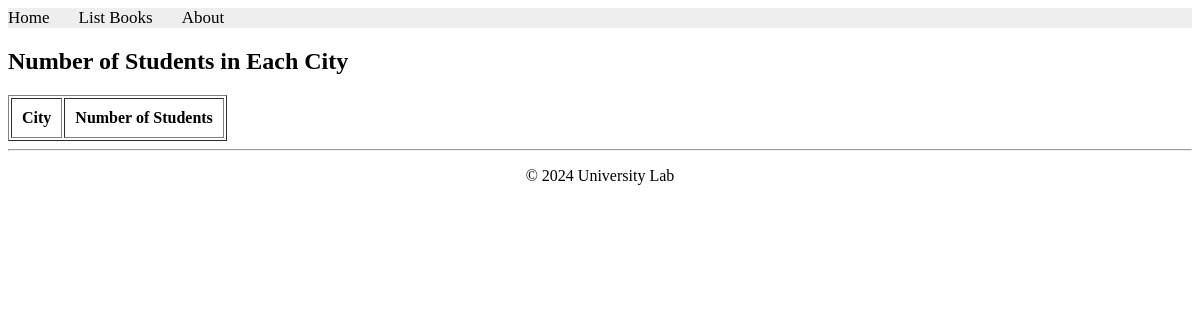
The app's page /books/lab8/task7/, older data.
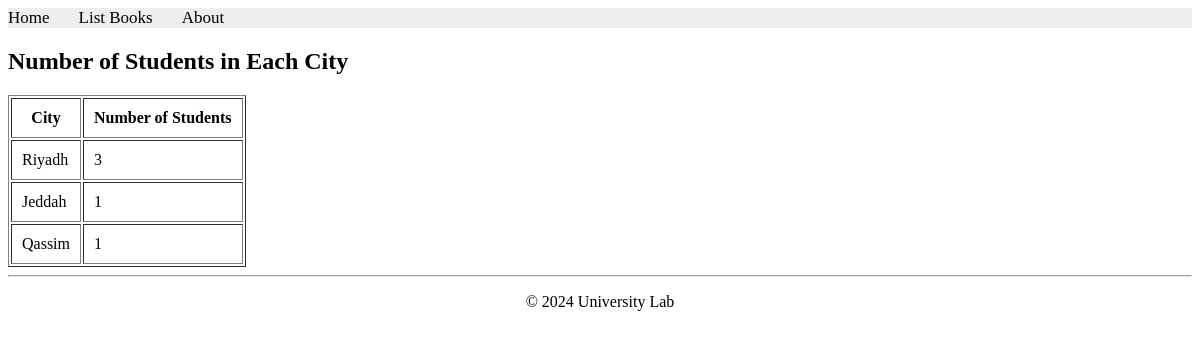
The same page, newer data.
### apps/bookmodule/models.py (models this page shows)
class Address(models.Model):
    city = models.CharField(max_length=100)

### apps/bookmodule/views.py (the view)
# urls.py: path('lab8/task7/', views.lab8_task7, name="lab8_task7"),
def lab8_task7(request):
    from django.db.models import Count
    cities = Address.objects.annotate(student_count=Count('student'))
    return render(request, 'bookmodule/task7.html', {'cities': cities})

### apps/templates/bookmodule/task7.html (shortened to what this page needs)
{% extends "layouts/base.html" %}
{% block content %}
<h2>Number of Students in Each City</h2>
<table border="1" cellpadding="10">
    <tr>
        <th>City</th>
        <th>Number of Students</th>
    </tr>
    {% for city in cities %}
    <tr>
        <td>{{ city.city }}</td>
        <td>{{ city.student_count }}</td>
    </tr>
    {% endfor %}
</table>
{% endblock %}

Row changes from the older to the newer data that the page shows:
added Address: city "Riyadh", student_count "3"
added Address: city "Jeddah", student_count "1"
added Address: city "Qassim", student_count "1"
